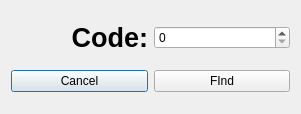
<?xml version="1.0" encoding="UTF-8"?>
<ui version="4.0">
 <class>Dialog_find</class>
 <widget class="QDialog" name="Dialog_find">
  <property name="geometry">
   <rect>
    <x>0</x>
    <y>0</y>
    <width>301</width>
    <height>114</height>
   </rect>
  </property>
  <property name="windowTitle">
   <string>Dialog</string>
  </property>
  <layout class="QVBoxLayout" name="verticalLayout">
   <item>
    <layout class="QHBoxLayout" name="horizontalLayout">
     <item>
      <widget class="QLabel" name="label">
       <property name="text">
        <string>&lt;html&gt;&lt;head/&gt;&lt;body&gt;&lt;p align=&quot;right&quot;&gt;&lt;span style=&quot; font-size:20pt; font-weight:600;&quot;&gt;Code:&lt;/span&gt;&lt;/p&gt;&lt;/body&gt;&lt;/html&gt;</string>
       </property>
      </widget>
     </item>
     <item>
      <widget class="QSpinBox" name="spinBox_code">
       <property name="maximum">
        <number>10000</number>
       </property>
      </widget>
     </item>
    </layout>
   </item>
   <item>
    <layout class="QHBoxLayout" name="horizontalLayout_2">
     <item>
      <widget class="QPushButton" name="pushButton">
       <property name="text">
        <string>Cancel</string>
       </property>
      </widget>
     </item>
     <item>
      <widget class="QPushButton" name="pushButton_2">
       <property name="text">
        <string>FInd</string>
       </property>
      </widget>
     </item>
    </layout>
   </item>
  </layout>
 </widget>
 <tabstops>
  <tabstop>spinBox_code</tabstop>
  <tabstop>pushButton_2</tabstop>
  <tabstop>pushButton</tabstop>
 </tabstops>
 <resources/>
 <connections/>
</ui>
